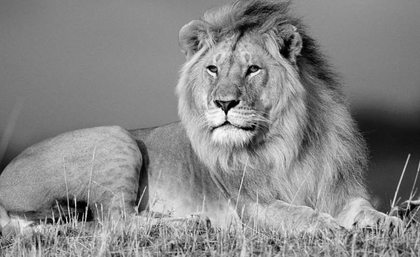
%> input picture digital image processing/6-图像的复原与重建/image/33-orig.bmp, 420 x 257 px, shrunk from 721 x 441 before the run
$ octave T2.m   (GNU Octave 9; MATLAB toolbox functions it lacks are replaced by stand-ins)
%> lines starting %> are read from the running program, lines starting %| are printed output that depends on the picture
### digital image processing/6-图像的复原与重建/test6_code/ButterworthFilter.m
function [H,res] = ButterworthFilter(image,D0,n,W)
image=fft2(image); %二维傅立叶变换
image=fftshift(image);          %频移
[M,N]=size(image);
H = zeros(M,N);
res = zeros(M,N);
a=fix(M/2);
b=fix(N/2);
for i=1:M
   for j=1:N
        D=sqrt((i-a)^2+(j-b)^2);
        H(i,j)=1/(1+(D*W/(D^2-D0^2))^(2*n));        %计算带阻滤波器传递函数
        res(i,j)=H(i,j)*image(i,j);                 %用设计的滤波器处理原图像
   end
end
%傅里叶反变换
res=im2uint8(real(ifft2(ifftshift(res))));

### digital image processing/6-图像的复原与重建/test6_code/T2.m
%图像复原的频率域滤
ImagePath ='D:\大三（下）专业课\数字图像处理\实验6_yy\image\33-orig.bmp';
ImageGray = imread(ImagePath);
%> ImageGray is the input picture: size 257x420 uint8; min 0, max 255, mean 134.6
Image=im2double(ImageGray);
ImagePath ='D:\大三（下）专业课\数字图像处理\实验6_yy\image\33-noise.bmp';
ImageGray = imread(ImagePath);
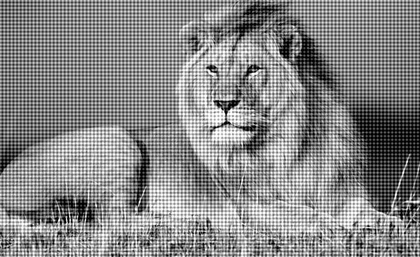
%> input picture digital image processing/6-图像的复原与重建/image/33-noise.bmp, 420 x 257 px, shrunk from 721 x 441 before the run
%> ImageGray is the input picture: size 257x420 uint8; min 0, max 255, mean 134.9
InputImagegray=im2double(ImageGray);
[x,y] = size(InputImagegray);
%> x = 257; y = 420
imageF=fft2(Image); %二维傅立叶变换
imageF=fftshift(imageF);          %频移
%设计巴特沃斯滤波器
n = 4;              %巴特沃斯滤波器阶数为4
D0 = 0.2 * x;      %截止频率20%的图像宽度，内圈
%> D0 = 51.4
W = 80;             %归一化通带截止频率，外圈
[Z,image] = ButterworthFilter(InputImagegray,D0,n,W);
%> after the loop in ButterworthFilter, `for i=1:M`:
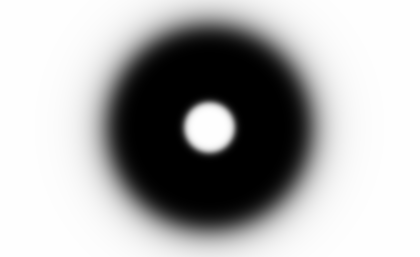
%> H: size 257x420 double; min 8.02e-41, max 1, mean 0.68
%> in ButterworthFilter, `res=im2uint8(real(ifft2(ifftshift(res))));`:
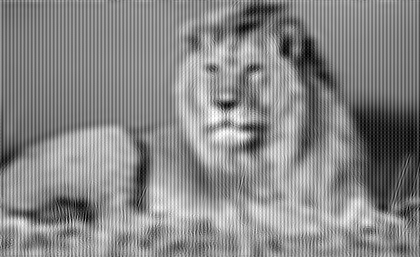
%> res: size 257x420 uint8; min 0, max 255, mean 134.9; mean of the top-left, top-right, bottom-left and bottom-right quarters 136.7, 123.2, 144.2, 135.3
[y,x] = size(image);
%> y = 257; x = 420
figure(1);
hold on
subplot(221);
imshow(Image);
title('原图');
subplot(222);
imshow(InputImagegray);
title('加入正弦噪声后的图像');
subplot(223);
imshow(log(abs(imageF)),[]);
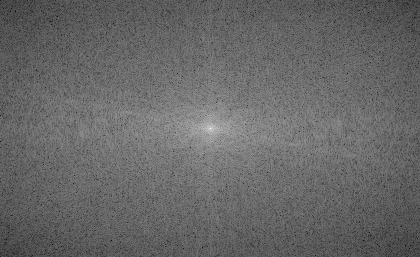
%> displayed picture: size 257x420, on the screen's scale of 0 to 255; min 0, max 255, mean 103.1
title('傅里叶频谱图');
subplot(224);
imshow(image);
title('降噪后的图像');
hold off
figure(2);
subplot(121);
[X,Y] = meshgrid(1:x,1:y);            %设置三维图像的X,Y坐标
surf(X,Y,Z);
shading interp
set(gca,'ZTick',0:0.2:1);
xlabel('X'),ylabel('Y'),zlabel('Z')
title('三维图');
subplot(122);
surf(X,Y,Z);
shading interp
axis([0,x,0,y]);
xlabel('X'),ylabel('Y')
title('二维图');
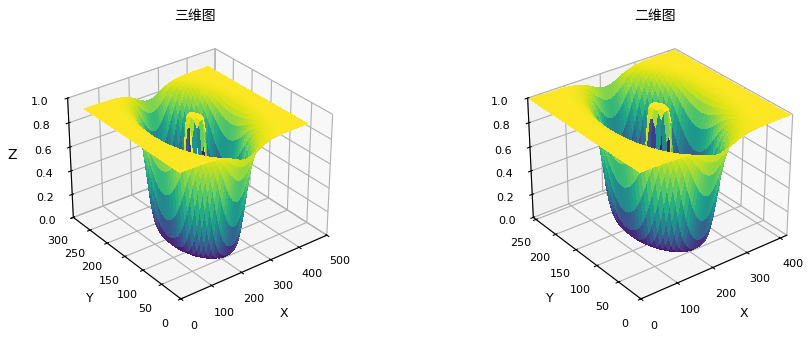
%> figure redrawn from the program's plot data, 2 panels
